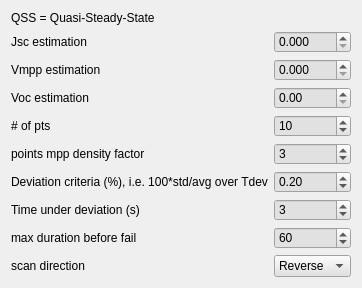
              <widget class="QWidget" name="QSS">
               <attribute name="title">
                <string>QSS</string>
               </attribute>
               <layout class="QGridLayout" name="gridLayout_24">
                <item row="9" column="0">
                 <widget class="QLabel" name="label_49">
                  <property name="text">
                   <string>scan direction</string>
                  </property>
                 </widget>
                </item>
                <item row="9" column="1">
                 <widget class="QComboBox" name="comboBox_QSS_ScanDir">
                  <property name="styleSheet">
                   <string notr="true">background-color: rgb(225, 225, 225);</string>
                  </property>
                  <item>
                   <property name="text">
                    <string>Reverse</string>
                   </property>
                  </item>
                  <item>
                   <property name="text">
                    <string>Forward</string>
                   </property>
                  </item>
                 </widget>
                </item>
                <item row="1" column="1">
                 <widget class="QDoubleSpinBox" name="doubleSpinBox_QSS_JscEstim">
                  <property name="styleSheet">
                   <string notr="true">background-color: rgb(225, 225, 225);</string>
                  </property>
                  <property name="decimals">
                   <number>3</number>
                  </property>
                  <property name="maximum">
                   <double>999.990000000000009</double>
                  </property>
                 </widget>
                </item>
                <item row="3" column="1">
                 <widget class="QDoubleSpinBox" name="doubleSpinBox_QSS_VocEstim">
                  <property name="styleSheet">
                   <string notr="true">background-color: rgb(225, 225, 225);</string>
                  </property>
                  <property name="maximum">
                   <double>9999.989999999999782</double>
                  </property>
                 </widget>
                </item>
                <item row="3" column="0">
                 <widget class="QLabel" name="label_43">
                  <property name="text">
                   <string>Voc estimation</string>
                  </property>
                 </widget>
                </item>
                <item row="8" column="1">
                 <widget class="QDoubleSpinBox" name="doubleSpinBox_QSS_TimeMax4Fail">
                  <property name="styleSheet">
                   <string notr="true">background-color: rgb(225, 225, 225);</string>
                  </property>
                  <property name="decimals">
                   <number>0</number>
                  </property>
                  <property name="maximum">
                   <double>1000.000000000000000</double>
                  </property>
                  <property name="value">
                   <double>60.000000000000000</double>
                  </property>
                 </widget>
                </item>
                <item row="0" column="0" colspan="2">
                 <widget class="QLabel" name="label_44">
                  <property name="sizePolicy">
                   <sizepolicy hsizetype="Preferred" vsizetype="Maximum">
                    <horstretch>0</horstretch>
                    <verstretch>0</verstretch>
                   </sizepolicy>
                  </property>
                  <property name="text">
                   <string>QSS = Quasi-Steady-State</string>
                  </property>
                 </widget>
                </item>
                <item row="2" column="1">
                 <widget class="QDoubleSpinBox" name="doubleSpinBox_QSS_VmppEstim">
                  <property name="styleSheet">
                   <string notr="true">background-color: rgb(225, 225, 225);</string>
                  </property>
                  <property name="decimals">
                   <number>3</number>
                  </property>
                  <property name="maximum">
                   <double>9999.989999999999782</double>
                  </property>
                 </widget>
                </item>
                <item row="4" column="0">
                 <widget class="QLabel" name="label_45">
                  <property name="text">
                   <string># of pts</string>
                  </property>
                 </widget>
                </item>
                <item row="4" column="1">
                 <widget class="QDoubleSpinBox" name="doubleSpinBox_QSS_Nbpts">
                  <property name="styleSheet">
                   <string notr="true">background-color: rgb(225, 225, 225);</string>
                  </property>
                  <property name="decimals">
                   <number>0</number>
                  </property>
                  <property name="value">
                   <double>10.000000000000000</double>
                  </property>
                 </widget>
                </item>
                <item row="6" column="0">
                 <widget class="QLabel" name="label_46">
                  <property name="text">
                   <string>Deviation criteria (%), i.e. 100*std/avg over Tdev</string>
                  </property>
                 </widget>
                </item>
                <item row="1" column="0">
                 <widget class="QLabel" name="label_36">
                  <property name="text">
                   <string>Jsc estimation</string>
                  </property>
                 </widget>
                </item>
                <item row="6" column="1">
                 <widget class="QDoubleSpinBox" name="doubleSpinBox_QSS_DevCrit">
                  <property name="styleSheet">
                   <string notr="true">background-color: rgb(225, 225, 225);</string>
                  </property>
                  <property name="value">
                   <double>0.200000000000000</double>
                  </property>
                 </widget>
                </item>
                <item row="8" column="0">
                 <widget class="QLabel" name="label_48">
                  <property name="text">
                   <string>max duration before fail</string>
                  </property>
                 </widget>
                </item>
                <item row="7" column="0">
                 <widget class="QLabel" name="label_47">
                  <property name="text">
                   <string>Time under deviation (s)</string>
                  </property>
                 </widget>
                </item>
                <item row="7" column="1">
                 <widget class="QDoubleSpinBox" name="doubleSpinBox_QSS_TimeDev">
                  <property name="styleSheet">
                   <string notr="true">background-color: rgb(225, 225, 225);</string>
                  </property>
                  <property name="decimals">
                   <number>0</number>
                  </property>
                  <property name="maximum">
                   <double>1000.000000000000000</double>
                  </property>
                  <property name="value">
                   <double>3.000000000000000</double>
                  </property>
                 </widget>
                </item>
                <item row="2" column="0">
                 <widget class="QLabel" name="label_42">
                  <property name="text">
                   <string>Vmpp estimation</string>
                  </property>
                 </widget>
                </item>
                <item row="5" column="0">
                 <widget class="QLabel" name="label_58">
                  <property name="text">
                   <string>points mpp density factor</string>
                  </property>
                 </widget>
                </item>
                <item row="5" column="1">
                 <widget class="QSpinBox" name="spinBox_QSS_mppptsdensity">
                  <property name="styleSheet">
                   <string notr="true">background-color: rgb(225, 225, 225);</string>
                  </property>
                  <property name="value">
                   <number>3</number>
                  </property>
                 </widget>
                </item>
               </layout>
              </widget>
